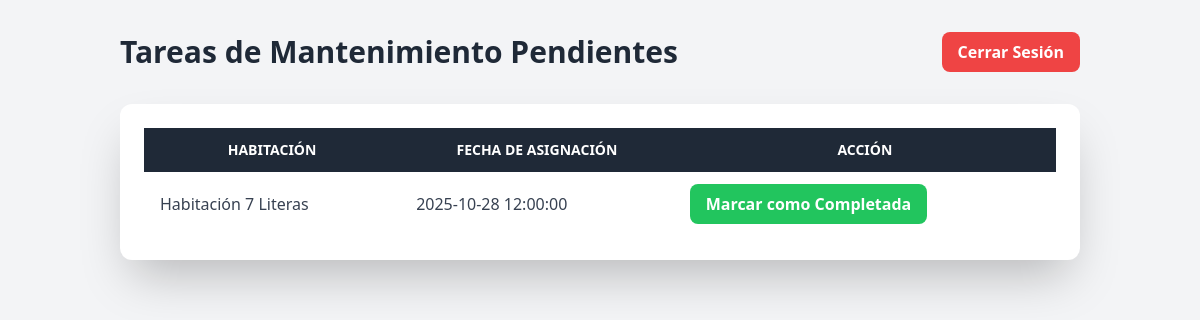
The page /maintenance.php (signed in) on the database its author committed.
### tables this page shows
CREATE TABLE `maintenance_tasks` (
  `id` int(11) NOT NULL,
  `room_id` int(11) NOT NULL,
  `assigned_to_user_id` int(11) NOT NULL,
  `task_description` text DEFAULT 'Limpieza estándar de la habitación.',
  `status` enum('pending','completed') NOT NULL DEFAULT 'pending',
  `created_at` timestamp NOT NULL DEFAULT current_timestamp(),
  `completed_at` timestamp NULL DEFAULT NULL
);

CREATE TABLE `rooms` (
  `id` varchar(10) NOT NULL,
  `type` varchar(255) NOT NULL,
  `description` text NOT NULL,
  `price` decimal(10,2) NOT NULL,
  `photos` text NOT NULL,
  `videos` text DEFAULT '[]',
  `floor` int(11) NOT NULL,
  `floor_id` int(11) NOT NULL,
  `status` enum('enabled','disabled') NOT NULL DEFAULT 'enabled'
);

### maintenance.php (the view, shortened to what this page needs)
<?php
include 'php/db.php';
$user_id = $_SESSION['user_id'];
$user_role = $_SESSION['user_role'];
if ($user_role === 'admin') {
    $tasks_sql = "SELECT mt.id, r.type as room_type, u.name as assigned_to, mt.status, mt.created_at
                  FROM maintenance_tasks mt
                  JOIN rooms r ON mt.room_id = r.id
                  JOIN users u ON mt.assigned_to_user_id = u.id
                  WHERE mt.status = 'pending'
                  ORDER BY mt.created_at ASC";
    $stmt = $conn->prepare($tasks_sql);
} else {
    $tasks_sql = "SELECT mt.id, r.type as room_type, mt.status, mt.created_at
                  FROM maintenance_tasks mt
                  JOIN rooms r ON mt.room_id = r.id
                  WHERE mt.assigned_to_user_id = ? AND mt.status = 'pending'
                  ORDER BY mt.created_at ASC";
    $stmt = $conn->prepare($tasks_sql);
    $stmt->bind_param("i", $user_id);
}
$stmt->execute();
$tasks_result = $stmt->get_result();
?>
<!DOCTYPE html>
<html lang="es">
<head>
    <script src="https://cdn.tailwindcss.com"></script>
</head>
<body class="bg-gray-100 text-gray-800 font-poppins">
    <div class="container mx-auto p-8">
        <div class="flex justify-between items-center mb-8">
            <h1 class="text-3xl font-bold">Tareas de Mantenimiento Pendientes</h1>
            <a href="php/logout.php" class="bg-red-500 hover:bg-red-600 text-white font-bold py-2 px-4 rounded-lg">Cerrar Sesión</a>
        </div>
        <div class="bg-white p-6 rounded-xl shadow-2xl">
            <div class="overflow-x-auto">
                <table class="min-w-full bg-white">
                    <thead class="bg-gray-800 text-white">
                        <tr>
                            <th class="py-3 px-4 uppercase font-semibold text-sm">Habitación</th>
                            <th class="py-3 px-4 uppercase font-semibold text-sm">Fecha de Asignación</th>
                            <th class="py-3 px-4 uppercase font-semibold text-sm">Acción</th>
                        </tr>
                    </thead>
                    <tbody class="text-gray-700">
                        <?php if ($tasks_result->num_rows > 0): ?>
                            <?php while($task = $tasks_result->fetch_assoc()): ?>
                                <tr class="hover:bg-gray-100">
                                    <td class="py-3 px-4 capitalize"><?php echo $task['room_type']; ?></td>
                                    <td class="py-3 px-4"><?php echo $task['created_at']; ?></td>
                                    <td class="py-3 px-4">
                                        <form action="maintenance.php" method="POST">
                                            <button type="submit" class="bg-green-500 hover:bg-green-600 text-white font-bold py-2 px-4 rounded-lg">Marcar como Completada</button>
                                        </form>
                                    </td>
                                </tr>
                            <?php endwhile; ?>
                        <?php else: ?>
                            <tr>
                                <td colspan="<?php echo $user_role === 'admin' ? '4' : '3'; ?>" class="text-center py-4">No hay tareas pendientes.</td>
                            </tr>
                        <?php endif; ?>
                    </tbody>
                </table>
            </div>
        </div>
    </div>
</body>
</html>

### rows shown on the page
maintenance_tasks: room.type "Habitación 7 Literas", created_at "2025-10-28 12:00:00"
